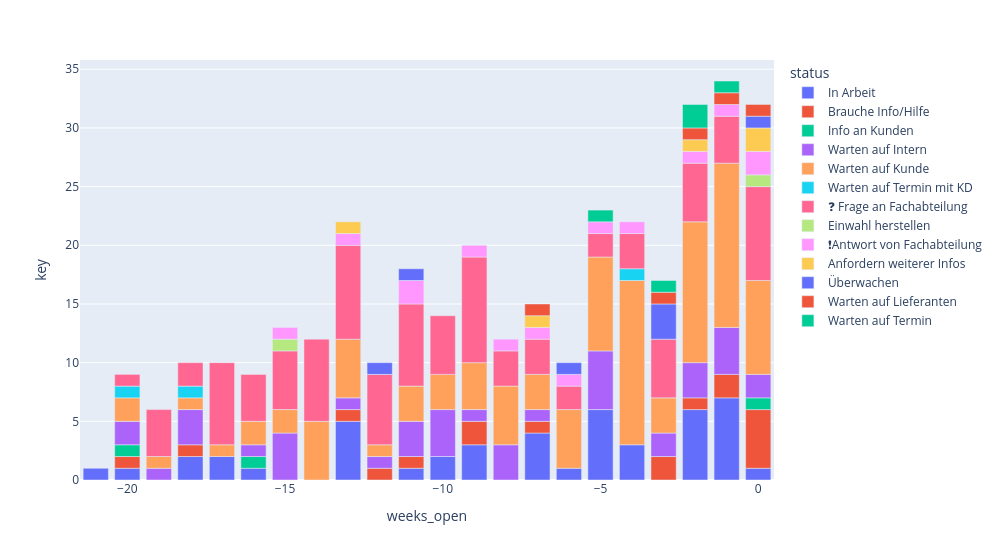

This figure's notebook cell:
### Code cell
dfopen = df[df["status_category"] != "Fertig"].copy()
todays_date = pd.Timestamp.now(tz="UTC")
dfopen["days_open"] = (todays_date - dfopen["created"]).dt.days
dfopen["weeks_open"] = -np.floor(dfopen["days_open"] / 7)
result = (
    dfopen[df["status_category"] == "In Arbeit"][["weeks_open", "status", "key"]]
    .groupby(["weeks_open", "status"])
    .count()
    .reset_index()
)

# plot: weeks open on x axis, count of tickets per category on y axis as stacked vertical bars
fig = px.bar(result, x="weeks_open", y="key", color="status")
fig.update_layout(width=1000)
fig.show()

### Figure 1 — Plotly figure (JSON) as saved in the notebook; plotly's stock layout.template omitted (floating-point values rounded to 4 significant figures)
{"data": [{"hovertemplate": "status=In Arbeit<br>weeks_open=%{x}<br>key=%{y}<extra></extra>", "legendgroup": "In Arbeit", "marker": {"color": "#636efa", "pattern": {"shape": ""}}, "name": "In Arbeit", "orientation": "v", "showlegend": true, "textposition": "auto", "type": "bar", "x": [-21.0, -20.0, -18.0, -17.0, -16.0, -13.0, -11.0, -10.0, -9.0, -7.0, -6.0, -5.0, -4.0, -2.0, -1.0, -0.0], "xaxis": "x", "y": [1, 1, 2, 2, 1, 5, 1, 2, 3, 4, 1, 6, 3, 6, 7, 1], "yaxis": "y"}, {"hovertemplate": "status=Brauche Info/Hilfe<br>weeks_open=%{x}<br>key=%{y}<extra></extra>", "legendgroup": "Brauche Info/Hilfe", "marker": {"color": "#EF553B", "pattern": {"shape": ""}}, "name": "Brauche Info/Hilfe", "orientation": "v", "showlegend": true, "textposition": "auto", "type": "bar", "x": [-20.0, -18.0, -13.0, -12.0, -11.0, -9.0, -7.0, -3.0, -2.0, -1.0, -0.0], "xaxis": "x", "y": [1, 1, 1, 1, 1, 2, 1, 2, 1, 2, 5], "yaxis": "y"}, {"hovertemplate": "status=Info an Kunden<br>weeks_open=%{x}<br>key=%{y}<extra></extra>", "legendgroup": "Info an Kunden", "marker": {"color": "#00cc96", "pattern": {"shape": ""}}, "name": "Info an Kunden", "orientation": "v", "showlegend": true, "textposition": "auto", "type": "bar", "x": [-20.0, -16.0, -0.0], "xaxis": "x", "y": [1, 1, 1], "yaxis": "y"}, {"hovertemplate": "status=Warten auf Intern<br>weeks_open=%{x}<br>key=%{y}<extra></extra>", "legendgroup": "Warten auf Intern", "marker": {"color": "#ab63fa", "pattern": {"shape": ""}}, "name": "Warten auf Intern", "orientation": "v", "showlegend": true, "textposition": "auto", "type": "bar", "x": [-20.0, -19.0, -18.0, -16.0, -15.0, -13.0, -12.0, -11.0, -10.0, -9.0, -8.0, -7.0, -5.0, -3.0, -2.0, -1.0, -0.0], "xaxis": "x", "y": [2, 1, 3, 1, 4, 1, 1, 3, 4, 1, 3, 1, 5, 2, 3, 4, 2], "yaxis": "y"}, {"hovertemplate": "status=Warten auf Kunde<br>weeks_open=%{x}<br>key=%{y}<extra></extra>", "legendgroup": "Warten auf Kunde", "marker": {"color": "#FFA15A", "pattern": {"shape": ""}}, "name": "Warten auf Kunde", "orientation": "v", "showlegend": true, "textposition": "auto", "type": "bar", "x": [-20.0, -19.0, -18.0, -17.0, -16.0, -15.0, -14.0, -13.0, -12.0, -11.0, -10.0, -9.0, -8.0, -7.0, -6.0, -5.0, -4.0, -3.0, -2.0, -1.0, -0.0], "xaxis": "x", "y": [2, 1, 1, 1, 2, 2, 5, 5, 1, 3, 3, 4, 5, 3, 5, 8, 14, 3, 12, 14, 8], "yaxis": "y"}, {"hovertemplate": "status=Warten auf Termin mit KD<br>weeks_open=%{x}<br>key=%{y}<extra></extra>", "legendgroup": "Warten auf Termin mit KD", "marker": {"color": "#19d3f3", "pattern": {"shape": ""}}, "name": "Warten auf Termin mit KD", "orientation": "v", "showlegend": true, "textposition": "auto", "type": "bar", "x": [-20.0, -18.0, -4.0], "xaxis": "x", "y": [1, 1, 1], "yaxis": "y"}, {"hovertemplate": "status=❓ Frage an Fachabteilung<br>weeks_open=%{x}<br>key=%{y}<extra></extra>", "legendgroup": "❓ Frage an Fachabteilung", "marker": {"color": "#FF6692", "pattern": {"shape": ""}}, "name": "❓ Frage an Fachabteilung", "orientation": "v", "showlegend": true, "textposition": "auto", "type": "bar", "x": [-20.0, -19.0, -18.0, -17.0, -16.0, -15.0, -14.0, -13.0, -12.0, -11.0, -10.0, -9.0, -8.0, -7.0, -6.0, -5.0, -4.0, -3.0, -2.0, -1.0, -0.0], "xaxis": "x", "y": [1, 4, 2, 7, 4, 5, 7, 8, 6, 7, 5, 9, 3, 3, 2, 2, 3, 5, 5, 4, 8], "yaxis": "y"}, {"hovertemplate": "status=Einwahl herstellen<br>weeks_open=%{x}<br>key=%{y}<extra></extra>", "legendgroup": "Einwahl herstellen", "marker": {"color": "#B6E880", "pattern": {"shape": ""}}, "name": "Einwahl herstellen", "orientation": "v", "showlegend": true, "textposition": "auto", "type": "bar", "x": [-15.0, -0.0], "xaxis": "x", "y": [1, 1], "yaxis": "y"}, {"hovertemplate": "status=❗️Antwort von Fachabteilung<br>weeks_open=%{x}<br>key=%{y}<extra></extra>", "legendgroup": "❗️Antwort von Fachabteilung", "marker": {"color": "#FF97FF", "pattern": {"shape": ""}}, "name": "❗️Antwort von Fachabteilung", "orientation": "v", "showlegend": true, "textposition": "auto", "type": "bar", "x": [-15.0, -13.0, -11.0, -9.0, -8.0, -7.0, -6.0, -5.0, -4.0, -2.0, -1.0, -0.0], "xaxis": "x", "y": [1, 1, 2, 1, 1, 1, 1, 1, 1, 1, 1, 2], "yaxis": "y"}, {"hovertemplate": "status=Anfordern weiterer Infos<br>weeks_open=%{x}<br>key=%{y}<extra></extra>", "legendgroup": "Anfordern weiterer Infos", "marker": {"color": "#FECB52", "pattern": {"shape": ""}}, "name": "Anfordern weiterer Infos", "orientation": "v", "showlegend": true, "textposition": "auto", "type": "bar", "x": [-13.0, -7.0, -2.0, -0.0], "xaxis": "x", "y": [1, 1, 1, 2], "yaxis": "y"}, {"hovertemplate": "status=Überwachen<br>weeks_open=%{x}<br>key=%{y}<extra></extra>", "legendgroup": "Überwachen", "marker": {"color": "#636efa", "pattern": {"shape": ""}}, "name": "Überwachen", "orientation": "v", "showlegend": true, "textposition": "auto", "type": "bar", "x": [-12.0, -11.0, -6.0, -3.0, -0.0], "xaxis": "x", "y": [1, 1, 1, 3, 1], "yaxis": "y"}, {"hovertemplate": "status=Warten auf Lieferanten<br>weeks_open=%{x}<br>key=%{y}<extra></extra>", "legendgroup": "Warten auf Lieferanten", "marker": {"color": "#EF553B", "pattern": {"shape": ""}}, "name": "Warten auf Lieferanten", "orientation": "v", "showlegend": true, "textposition": "auto", "type": "bar", "x": [-7.0, -3.0, -2.0, -1.0, -0.0], "xaxis": "x", "y": [1, 1, 1, 1, 1], "yaxis": "y"}, {"hovertemplate": "status=Warten auf Termin<br>weeks_open=%{x}<br>key=%{y}<extra></extra>", "legendgroup": "Warten auf Termin", "marker": {"color": "#00cc96", "pattern": {"shape": ""}}, "name": "Warten auf Termin", "orientation": "v", "showlegend": true, "textposition": "auto", "type": "bar", "x": [-5.0, -3.0, -2.0, -1.0], "xaxis": "x", "y": [1, 1, 2, 1], "yaxis": "y"}], "layout": {"barmode": "relative", "legend": {"title": {"text": "status"}, "tracegroupgap": 0}, "margin": {"t": 60}, "width": 1000, "xaxis": {"anchor": "y", "domain": [0, 1], "title": {"text": "weeks_open"}}, "yaxis": {"anchor": "x", "domain": [0, 1], "title": {"text": "key"}}}}
